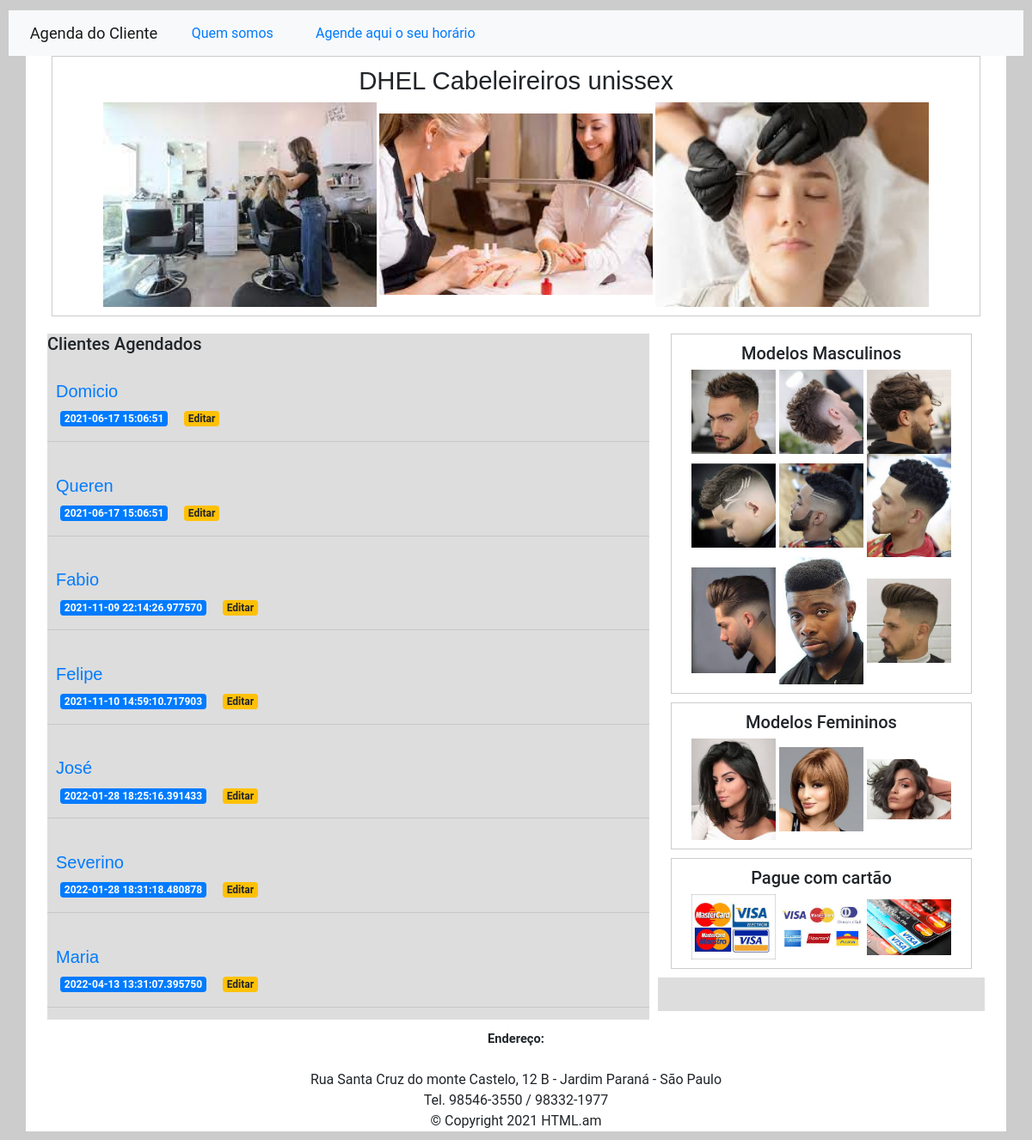
The page / on the database its author committed.
### app.py (models this page shows)
class Posts(db.Model):
   id = db.Column(db.Integer, primary_key=True)
   created = db.Column(db.DateTime, default=datetime.datetime.utcnow)
   title = db.Column(db.String(80), nullable=False)
   email = db.Column(db.String(80), nullable=False)
   telefone = db.Column(db.String(80), nullable=False)
   sexo = db.Column(db.String(10), nullable=False)
   servico = db.Column(db.String(20), nullable=False)
   data = db.Column(db.String(20), nullable=False)
   horario = db.Column(db.String(20), nullable=False)
   content = db.Column(db.String(200), nullable=False)

### app.py (the view)
@app.route('/')
def index():
    posts = Posts.query.all()
    return render_template('index.html', posts=posts)

### templates/index.html (shortened to what this page needs)
{% extends 'base.html'%}
{% block content %}
 <link rel="stylesheet" href="https://stackpath.bootstrapcdn.com/bootstrap/4.3.1/css/bootstrap.min.css">
<head>
</head>
<body>
<link rel="stylesheet" href="static/css/estilo.css">
    <div class="container">
         <figure>
               <figcaption>
                        <h1>DHEL Cabeleireiros unissex</h1>
                    </figcaption>
         <img id="baixados" src="../static/imagens/baixados.jpg" class="titulo" title="Cabeleireiros">
         <img id="unha" src="../static/imagens/unha.jpg" class="titulo" title="Manicure">
         <img id="sobc" src="../static/imagens/sobc.jpg" class="titulo" title="Design de Sobrancelhas">
        </figure>
    </div>
    <section>
              <figcaption>
                        <h6>Clientes Agendados</h6>
                    </figcaption>
    {% for post in posts %}
        <a href="{{ url_for('post', post_id=post['id'])}}">
            <h2>{{ post['title'] }}</h2>
        </a>
        <span class="badge badge-primary">{{ post['created'] }}</span>
        <a href="{{ url_for('edit', id=post['id']) }}">
            <span class="badge badge-warning">Editar</span>
        </a>
        <hr>
    {% endfor %}
        </section>
        <aside>
            <div class="container">
                <figure>
                    <figcaption>
                        <h6>Modelos Masculinos</h6>
                    </figcaption>
                    <img id="c_soc" src="../static/imagens/c_soc.jpg" class="titulo" title="Degradê">
                    <img id="moic" src="../static/imagens/moic.jpg" class="titulo" title="Moicano">
                    <img id="twister" src="../static/imagens/twister.jpg"class="titulo" title="Twister" >
                    <img id="c_inf" src="../static/imagens/c_inf.jpg" class="titulo" title="Degradê infantil">
                    <img id="moic_afro" src="../static/imagens/moic_afro.jpg"class="titulo" title="Moicano Afro" >
                    <img id="Twister_afro" src="../static/imagens/twister_afro.jpg" class="titulo" title="Twister Afro">
                    <img id="c_masc" src="../static/imagens/c_masc.jpg" class="titulo" title="Social">
                    <img id="deg_afro" src="../static/imagens/deg_afro.jpg" class="titulo" title="Degradê Afro">
                    <img id="deg_b" src="../static/imagens/deg_b.jpg" class="titulo" title="Blindado">
                </figure>
            </div>
            <div class="container">
                <figure>
                    <figcaption>
                        <h6>Modelos Femininos</h6>
                    </figcaption>
                    <img id="soc_f" src="../static/imagens/soc_f.jpg" class="titulo" title="Social">
                    <img id="chanel" src="../static/imagens/chanel.jpg"class="titulo" title="Chanel" >
                    <img id="rep" src="../static/imagens/rep.jpg" class="titulo" title="Repicado">
                </figure>
            </div>
             <div class="container">
                    <figure>
                        <figcaption>
                            <h6>Pague com cartão</h6>
                        </figcaption>
                        <img id="cartao" src="../static/imagens/cartao.jpg">
                        <img id="cartao1" src="../static/imagens/cartao1.jpg">
                        <img id="cartao3" src="../static/imagens/cartao3.jpg">
                    </figure>
         </div>
        </aside>
 <footer>
            <strong>Endereço:</strong><br><br>Rua Santa Cruz do monte Castelo, 12 B - Jardim Paraná - São Paulo<br>Tel.
            98546-3550 / 98332-1977<br>
     &copy; Copyright 2021 HTML.am
 </footer>
</body>
{% endblock %}

### templates/base.html (shortened to what this page needs)
<!doctype html>
<html lang="en">
  <head>
    <link rel="stylesheet" href="css/estilo.css">
  </head>
  <body>
    <nav class="navbar navbar-expand-md navbar-light bg-light">
        <a class="navbar-brand" href="{{ url_for('index')}}">Agenda do Cliente</a>
        <a class="nav-link" href="{{url_for('sobre')}}">Quem somos</a>
        <a class="nav-link" href="{{url_for('create')}}">Agende aqui o seu horário</a>
    </nav>
    <div class="container">
        {% block content %} {% endblock %}
    </div>
  </body>
</html>

### static/css/estilo.css (style rules this page uses)
* { margin: 0px; padding: 0px; font-family: 'Roboto', sans-serif; font-size: 11pt; }
body { background-color: #ccc; width: 100%; height: auto; margin: auto; margin-top: 2px; padding: 10px; }
div { background-color: #fff; margin-top: 10px; width: 100%; height: auto; font-size: 15pt; margin-left: 2px; }
section { background-color: #ddd; margin-top: 10px; margin-left: 10px; width: 700px; height: auto; float: left; font-size: 12pt; }
aside { background-color: #ddd; width: 380px; margin-top: 10px; height: auto; float: right; margin-left: 10px; margin-right: 10px; font-size: 12pt; margin-bottom: 10px; }
footer { margin-top: 10px; background-color: #fff; width: 100%; float: left; height: 120px; text-align: center; clear: both; font-size: 12pt; justify-content: space-between; }
.container { background-color: #fff; width: 2000; height: auto; margin: auto; display: flex; justify-content: space-between; flex-wrap: wrap; }
figure { width: 100%; height: auto; text-align: center; border: 1px solid #ccc; padding: 10px; margin-bottom: 10px; }
img { width: 30%; height: auto; }
.titulo { font-size: 15pt; }
h1 { font-family: Arial; font-size: 22pt; text-align: center; }
h2 { background-color: #ddd; font-family: Arial; font-size: 15pt; margin-left: 10px; margin-right: auto; }
h6 { font-size: 15pt; }
a { margin-left: 10px; font-size: 12pt; margin-right: 10px; }
span { margin-left: 5px; font-size: 10pt; }

### rows shown on the page
Posts: title "Domicio", created "2021-06-17 15:06:51"
Posts: title "Queren", created "2021-06-17 15:06:51"
Posts: title "Fabio", created "2021-11-09 22:14:26.977570"
Posts: title "Felipe", created "2021-11-10 14:59:10.717903"
Posts: title "José", created "2022-01-28 18:25:16.391433"
Posts: title "Severino", created "2022-01-28 18:31:18.480878"
Posts: title "Maria", created "2022-04-13 13:31:07.395750"
